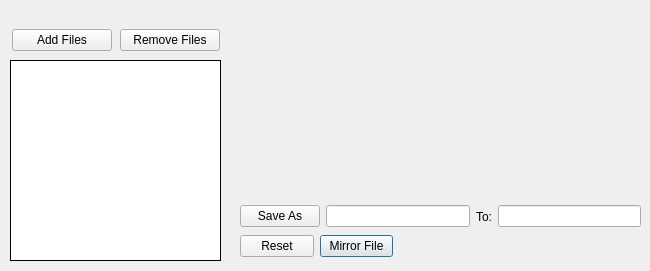
      <widget class="QWidget" name="mirror">
       <attribute name="title">
        <string>Mirror</string>
       </attribute>
       <widget class="QWidget" name="layoutWidget_3">
        <property name="geometry">
         <rect>
          <x>10</x>
          <y>20</y>
          <width>212</width>
          <height>41</height>
         </rect>
        </property>
        <layout class="QHBoxLayout" name="horizontalLayout_2">
         <item>
          <widget class="QPushButton" name="mirrorAddFile">
           <property name="sizePolicy">
            <sizepolicy hsizetype="Ignored" vsizetype="Fixed">
             <horstretch>0</horstretch>
             <verstretch>0</verstretch>
            </sizepolicy>
           </property>
           <property name="minimumSize">
            <size>
             <width>100</width>
             <height>0</height>
            </size>
           </property>
           <property name="maximumSize">
            <size>
             <width>100</width>
             <height>16777215</height>
            </size>
           </property>
           <property name="focusPolicy">
            <enum>Qt::NoFocus</enum>
           </property>
           <property name="contextMenuPolicy">
            <enum>Qt::DefaultContextMenu</enum>
           </property>
           <property name="text">
            <string>Add Files</string>
           </property>
           <property name="default">
            <bool>false</bool>
           </property>
           <property name="flat">
            <bool>false</bool>
           </property>
          </widget>
         </item>
         <item>
          <widget class="QPushButton" name="mirrorRemoveFile">
           <property name="sizePolicy">
            <sizepolicy hsizetype="Ignored" vsizetype="Fixed">
             <horstretch>0</horstretch>
             <verstretch>0</verstretch>
            </sizepolicy>
           </property>
           <property name="minimumSize">
            <size>
             <width>100</width>
             <height>0</height>
            </size>
           </property>
           <property name="maximumSize">
            <size>
             <width>100</width>
             <height>16777215</height>
            </size>
           </property>
           <property name="focusPolicy">
            <enum>Qt::NoFocus</enum>
           </property>
           <property name="text">
            <string>Remove Files</string>
           </property>
          </widget>
         </item>
        </layout>
       </widget>
       <widget class="QListWidget" name="mirrorFileNames">
        <property name="geometry">
         <rect>
          <x>10</x>
          <y>60</y>
          <width>211</width>
          <height>201</height>
         </rect>
        </property>
        <property name="focusPolicy">
         <enum>Qt::ClickFocus</enum>
        </property>
        <property name="frameShape">
         <enum>QFrame::Box</enum>
        </property>
        <property name="frameShadow">
         <enum>QFrame::Plain</enum>
        </property>
       </widget>
       <widget class="QWidget" name="layoutWidget">
        <property name="geometry">
         <rect>
          <x>240</x>
          <y>200</y>
          <width>401</width>
          <height>33</height>
         </rect>
        </property>
        <layout class="QHBoxLayout" name="horizontalLayout_4">
         <item>
          <widget class="QPushButton" name="mirrorSaveAs">
           <property name="focusPolicy">
            <enum>Qt::NoFocus</enum>
           </property>
           <property name="text">
            <string>Save As</string>
           </property>
          </widget>
         </item>
         <item>
          <widget class="QLineEdit" name="mirrorNameSave">
           <property name="focusPolicy">
            <enum>Qt::NoFocus</enum>
           </property>
           <property name="text">
            <string/>
           </property>
           <property name="alignment">
            <set>Qt::AlignLeading|Qt::AlignLeft|Qt::AlignVCenter</set>
           </property>
           <property name="dragEnabled">
            <bool>false</bool>
           </property>
           <property name="placeholderText">
            <string/>
           </property>
           <property name="clearButtonEnabled">
            <bool>false</bool>
           </property>
          </widget>
         </item>
         <item>
          <widget class="QLabel" name="label_4">
           <property name="text">
            <string>To:</string>
           </property>
           <property name="alignment">
            <set>Qt::AlignCenter</set>
           </property>
          </widget>
         </item>
         <item>
          <widget class="QLineEdit" name="mirrorSavePath">
           <property name="focusPolicy">
            <enum>Qt::NoFocus</enum>
           </property>
          </widget>
         </item>
        </layout>
       </widget>
       <widget class="QWidget" name="layoutWidget">
        <property name="geometry">
         <rect>
          <x>240</x>
          <y>230</y>
          <width>153</width>
          <height>32</height>
         </rect>
        </property>
        <layout class="QHBoxLayout" name="horizontalLayout_5">
         <item>
          <widget class="QPushButton" name="mirrorReset">
           <property name="sizePolicy">
            <sizepolicy hsizetype="Expanding" vsizetype="Fixed">
             <horstretch>0</horstretch>
             <verstretch>0</verstretch>
            </sizepolicy>
           </property>
           <property name="maximumSize">
            <size>
             <width>150</width>
             <height>16777215</height>
            </size>
           </property>
           <property name="focusPolicy">
            <enum>Qt::NoFocus</enum>
           </property>
           <property name="text">
            <string>Reset</string>
           </property>
          </widget>
         </item>
         <item>
          <widget class="QPushButton" name="mirrorButton">
           <property name="sizePolicy">
            <sizepolicy hsizetype="Expanding" vsizetype="Fixed">
             <horstretch>0</horstretch>
             <verstretch>0</verstretch>
            </sizepolicy>
           </property>
           <property name="minimumSize">
            <size>
             <width>0</width>
             <height>0</height>
            </size>
           </property>
           <property name="maximumSize">
            <size>
             <width>150</width>
             <height>16777215</height>
            </size>
           </property>
           <property name="focusPolicy">
            <enum>Qt::NoFocus</enum>
           </property>
           <property name="autoFillBackground">
            <bool>false</bool>
           </property>
           <property name="text">
            <string>Mirror File</string>
           </property>
           <property name="autoDefault">
            <bool>false</bool>
           </property>
           <property name="default">
            <bool>true</bool>
           </property>
           <property name="flat">
            <bool>false</bool>
           </property>
          </widget>
         </item>
        </layout>
       </widget>
      </widget>
